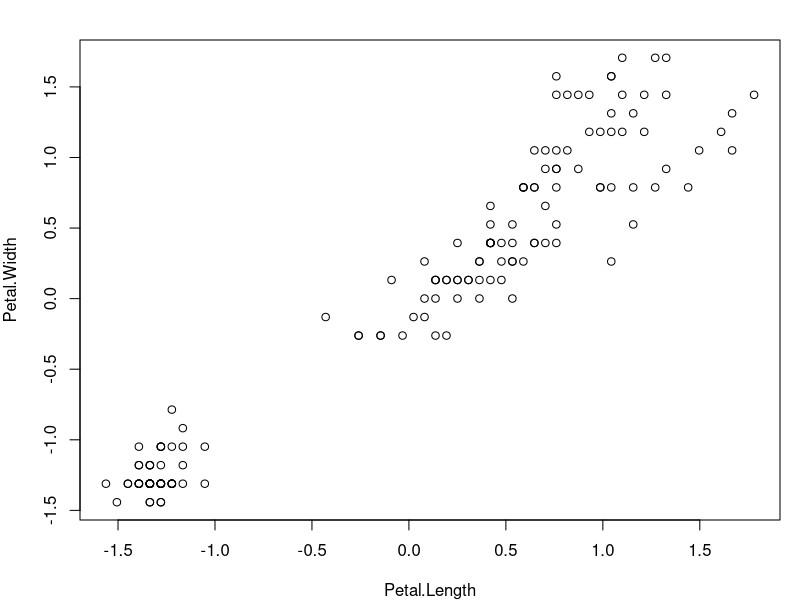
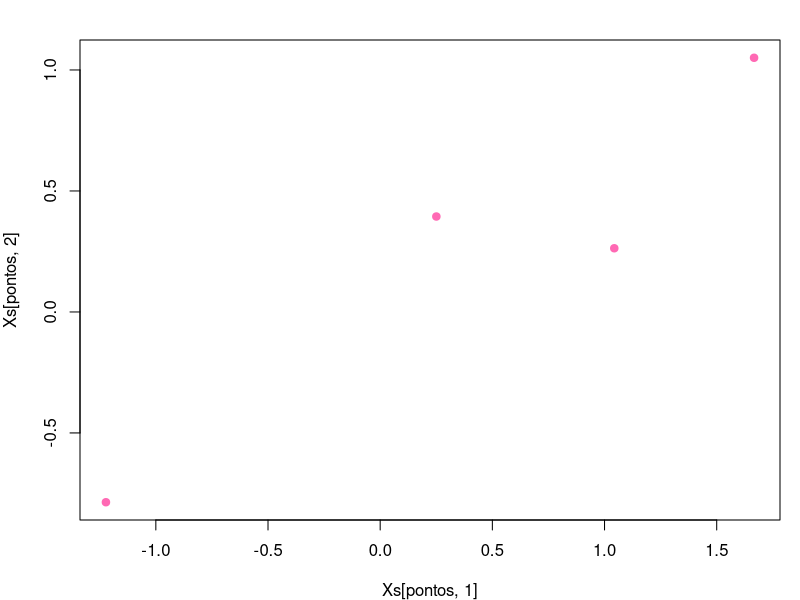
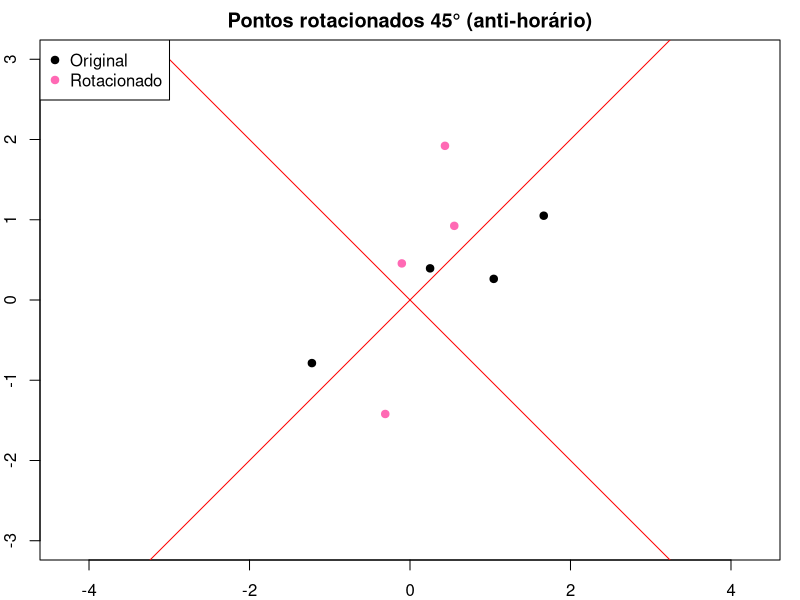
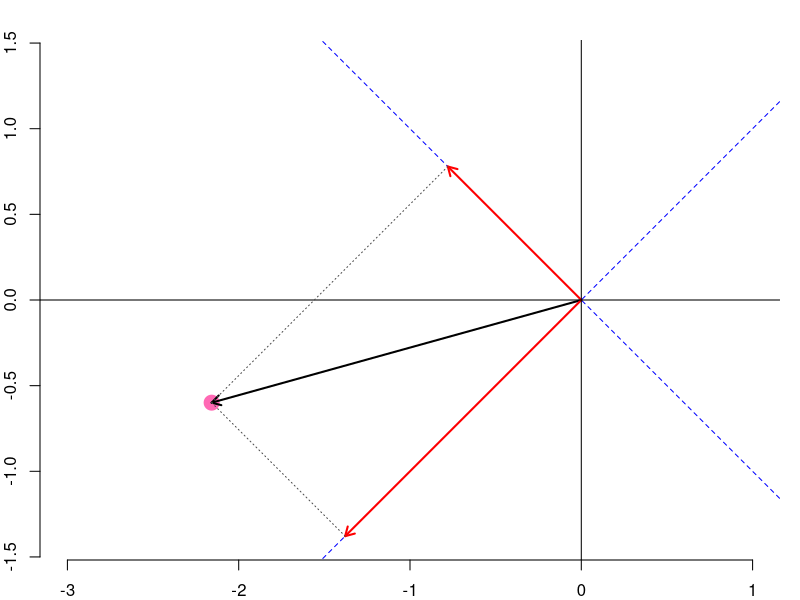

Write R code to recreate these figures, in order.
x<- iris[,c(3,4)]
S<- cov(x)
Xc<- scale(x,scale=F) #centrados
Xs <- scale(x) #padronizados
# Matriz diagonal dos desvios padrão
V <- diag(sqrt(diag(S)))
V.inv <- diag(1/sqrt(diag(S)))

par(mar=c(4,4,2,1))
plot(Petal.Width ~ Petal.Length,data=Xs)

# identify(x=Xs[,1],y=Xs[,2])

pontos<- c(44,62,135,123)

plot(Xs[pontos,1],Xs[pontos,2],col="hotpink",pch=19)

### Rotacionando os pontos em 45° ###
#matriz de rotacao
W <- matrix(c(1,1,-1,1)/sqrt(2),nrow=2)
par(mar=c(2,2,2,1))
#rotacionado
Xs.rot <- Xs%*%t(W)
plot(Xs.rot[pontos,1],Xs.rot[pontos,2],col="hotpink",pch=19,asp=1,xlim=c(-3,3),ylim=c(-3,3),main="Pontos rotacionados 45° (anti-horário)")
abline(a=0,b=1,col="red")
abline(a=0,b=-1,col="red")
#regular
points(Xs[pontos,1],Xs[pontos,2],pch=19)
legend("topleft",col=c("black","hotpink"), legend=c("Original","Rotacionado"),pch=19)

#Rotacionando com os dados centrados
Xc.rot <- Xc%*%W

norm(as.matrix(Xc[44,]),type="e")

#projecao de Xc[44,] em e1 e e2
proj<-as.vector(Xc[44,]%*%W[,1])*W[,1]
proj2<-as.vector(Xc[44,]%*%W[,2])*W[,2]

plot(Xc[44,1],Xc[44,2],asp=1,xlim=c(-3,1),ylim=c(-1,1),pch=19,cex=2,col="hotpink",bty="n")
arrows(0,0,Xc[44,1],Xc[44,2], length=.1,lwd=2)
abline(a=0,b=1,lty=2,col="blue")
abline(a=0,b=-1,lty=2,col="blue")
arrows(0,0,proj[1],proj[2],col="red",length=.1,lwd=2)
arrows(0,0,proj2[1],proj2[2],col="red",length=.1,lwd=2)
abline(h=0)
abline(v=0)
segments(c(proj[1],proj2[1]),c(proj[2],proj2[2]),Xc[44,1],Xc[44,2],lty=3,col="grey30")
